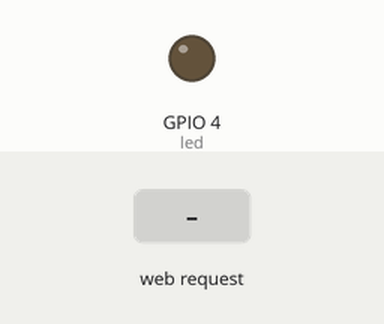
Bench run of a sketch on a simulated ESP8266 (NodeMCU). On the bench: output pins drawn as LEDs (lit = HIGH). Inputs (shaded band) come from the test bench. WiFi joins after 1.5 s; servers stay silent unless stated; what the sketch prints to the serial monitor is not drawn.

Above: at 1.2 s.
1.3 s: HTTP request GET /control?Speed=1 received
At 1.9 s:
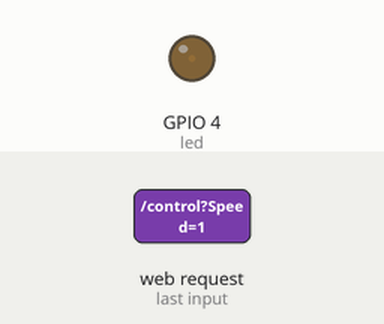
2.8 s: HTTP request GET /control?Speed=120 received
At 3.1 s:
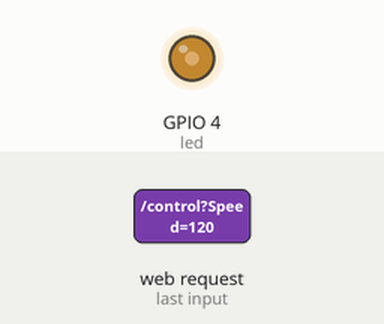
Timing chart, 0 to 5.8 s (numbered marks = the images above; inputs shaded):
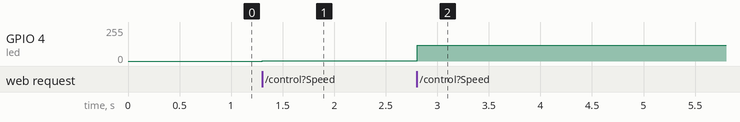

Measured:
- after the input at 1.3 s, GPIO 4 (led): 0/255 → 1/255 at once
- after the input at 2.8 s, GPIO 4 (led): 1/255 → 120/255 at once

The sketch:

apServerLedOn.ino
```cpp
#include <ESP8266WiFi.h>
#include <ESP8266WebServer.h>


#define STASSID "payam"
#define STAPSK  "12345678"

const char* ssid = STASSID;
const char* password = STAPSK;

const char* apName="Q";
const char* apPassword="12345678";

ESP8266WebServer server(80);

const int led = 4;

void handleRoot() {


  int Speed = server.arg("Speed").toInt();
  analogWrite(led,Speed);

  server.send(200, "text/plain", "Your speed is: " + String(Speed));

}

void handleNotFound() {
  digitalWrite(led, 1);
  String message = "File Not Found\n\n";
  message += "URI: ";
  message += server.uri();
  message += "\nMethod: ";
  message += (server.method() == HTTP_GET) ? "GET" : "POST";
  message += "\nArguments: ";
  message += server.args();
  message += "\n";
  for (uint8_t i = 0; i < server.args(); i++) {
    message += " " + server.argName(i) + ": " + server.arg(i) + "\n";
  }
  server.send(404, "text/plain", message);
  digitalWrite(led, 0);
}

void setup(void) {
  pinMode(led, OUTPUT);
  digitalWrite(led, 0);
  Serial.begin(9600);
  WiFi.mode(WIFI_AP_STA);
  WiFi.softAP(apName,apPassword);
//  WiFi.begin(ssid, password);
  Serial.println("");

  // Wait for connection
//  while (WiFi.status() != WL_CONNECTED) {
//    delay(500);
//    Serial.print(".");
//  }
//  Serial.println("");
//  Serial.print("Connected to ");
//  Serial.println(ssid);
//  Serial.print("IP address: ");
//  Serial.println(WiFi.localIP());


  server.on("/control", handleRoot);

  server.onNotFound(handleNotFound);

  server.begin();
  Serial.println("HTTP server started");
}

void loop(void) {
  server.handleClient();
  delay(50);
}
```
